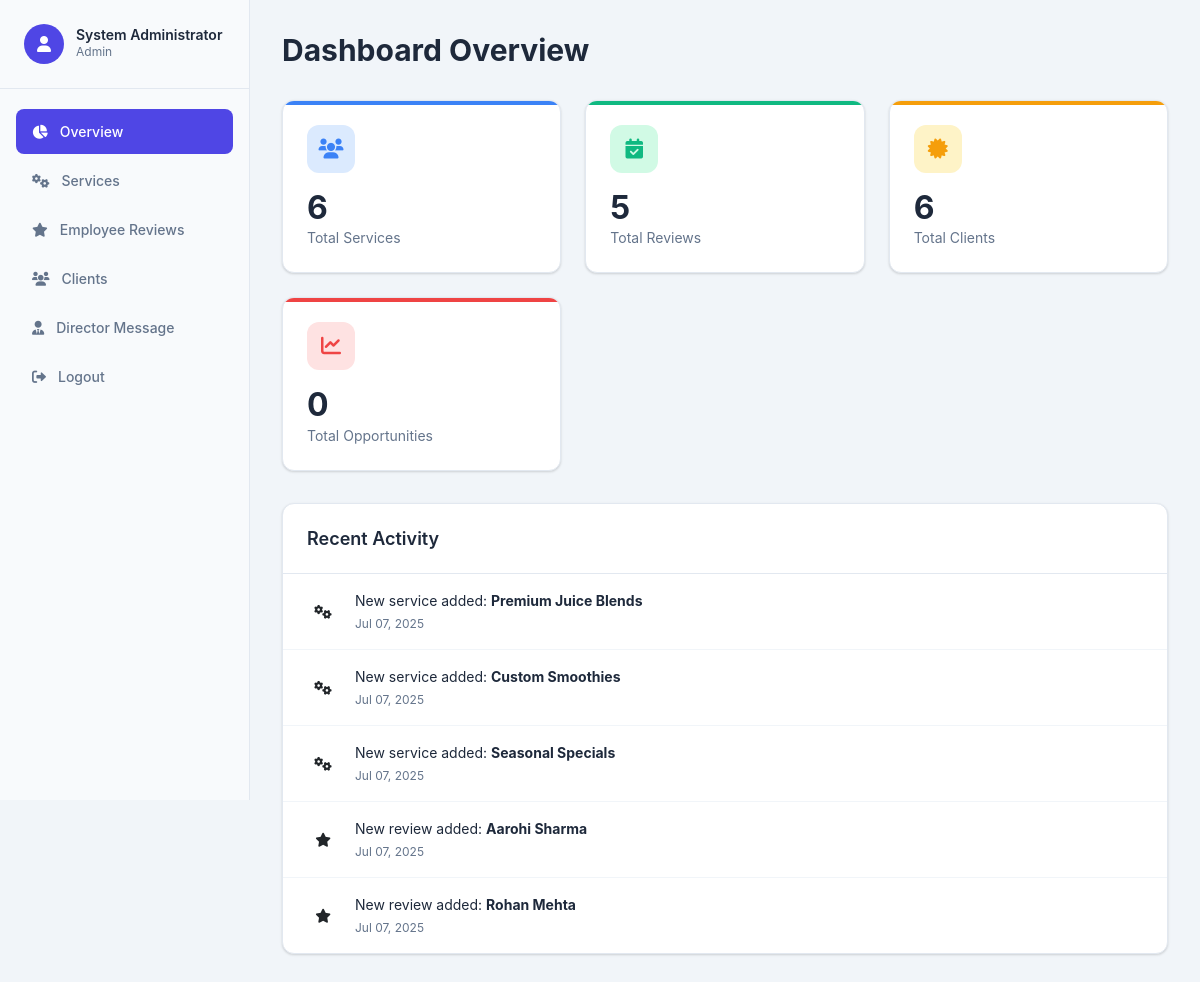
Page /index.php (signed in) on the committed database.
### tables this page shows
CREATE TABLE services (
    id INT AUTO_INCREMENT PRIMARY KEY,
    title VARCHAR(255) NOT NULL,
    description TEXT NOT NULL,
    category VARCHAR(50) NOT NULL,
    color VARCHAR(100),
    hover_color VARCHAR(100),
    icon_class VARCHAR(50),
    extra_info TEXT,
    created_at TIMESTAMP DEFAULT CURRENT_TIMESTAMP,
    updated_at TIMESTAMP DEFAULT CURRENT_TIMESTAMP ON UPDATE CURRENT_TIMESTAMP
);

CREATE TABLE employee_reviews (
    id INT AUTO_INCREMENT PRIMARY KEY,
    name VARCHAR(255) NOT NULL,
    image_url VARCHAR(500),
    review_text TEXT NOT NULL,
    card_class VARCHAR(50),
    background_color VARCHAR(100),
    rotation VARCHAR(20),
    created_at TIMESTAMP DEFAULT CURRENT_TIMESTAMP,
    updated_at TIMESTAMP DEFAULT CURRENT_TIMESTAMP ON UPDATE CURRENT_TIMESTAMP
);

### index.php (the view, shortened to what this page needs)
<?php
$database = new Database();
$db = $database->getConnection();
$services_count = $db->query("SELECT COUNT(*) FROM services")->fetchColumn();
$reviews_count = $db->query("SELECT COUNT(*) FROM employee_reviews")->fetchColumn();
$clients_count = $db->query("SELECT COUNT(*) FROM clients")->fetchColumn();
$recent_services = $db->query("SELECT title, created_at FROM services ORDER BY created_at DESC LIMIT 5")->fetchAll(PDO::FETCH_ASSOC);
$recent_reviews = $db->query("SELECT name, created_at FROM employee_reviews ORDER BY created_at DESC LIMIT 5")->fetchAll(PDO::FETCH_ASSOC);
?>
<!DOCTYPE html>
<html lang="en">
<head>
    <link href="https://cdn.jsdelivr.net/npm/bootstrap@5.1.3/dist/css/bootstrap.min.css" rel="stylesheet">
    <link href="https://cdnjs.cloudflare.com/ajax/libs/font-awesome/6.0.0/css/all.min.css" rel="stylesheet">
</head>
<body>
    <div class="sidebar">
        <div class="user-profile">
            <div class="user-avatar">
                <i class="fas fa-user"></i>
            </div>
            <div class="user-info">
                <h6>System Administrator</h6>
                <p>Admin</p>
            </div>
        </div>
        <nav class="nav-menu">
            <div class="nav-item">
                <a class="nav-link active" href="index.php">
                    <i class="fas fa-chart-pie"></i>
                    Overview
                </a>
            </div>
            <div class="nav-item">
                <a class="nav-link" href="services.php">
                    <i class="fas fa-cogs"></i>
                    Services
                </a>
            </div>
            <div class="nav-item">
                <a class="nav-link" href="reviews.php">
                    <i class="fas fa-star"></i>
                    Employee Reviews
                </a>
            </div>
            <div class="nav-item">
                <a class="nav-link" href="clients.php">
                    <i class="fas fa-users"></i>
                    Clients
                </a>
            </div>
            <div class="nav-item">
                <a class="nav-link" href="director.php">
                    <i class="fas fa-user-tie"></i>
                    Director Message
                </a>
            </div>
            <div class="nav-item">
                <a class="nav-link" href="logout.php">
                    <i class="fas fa-sign-out-alt"></i>
                    Logout
                </a>
            </div>
        </nav>
    </div>
    <div class="main-content">
        <div class="page-header">
            <h1 class="page-title">Dashboard Overview</h1>
        </div>
        <div class="stats-grid">
            <div class="stat-card blue">
                <div class="stat-icon blue">
                    <i class="fas fa-users"></i>
                </div>
                <h2 class="stat-number"><?php echo $services_count; ?></h2>
                <p class="stat-label">Total Services</p>
            </div>
            <div class="stat-card green">
                <div class="stat-icon green">
                    <i class="fas fa-calendar-check"></i>
                </div>
                <h2 class="stat-number"><?php echo $reviews_count; ?></h2>
                <p class="stat-label">Total Reviews</p>
            </div>
            <div class="stat-card yellow">
                <div class="stat-icon yellow">
                    <i class="fas fa-certificate"></i>
                </div>
                <h2 class="stat-number"><?php echo $clients_count; ?></h2>
                <p class="stat-label">Total Clients</p>
            </div>
            <div class="stat-card red">
                <div class="stat-icon red">
                    <i class="fas fa-chart-line"></i>
                </div>
                <h2 class="stat-number">0</h2>
                <p class="stat-label">Total Opportunities</p>
            </div>
        </div>
        <div class="activity-card">
            <div class="activity-header">
                <h3 class="activity-title">Recent Activity</h3>
            </div>
            <div class="activity-list">
                <?php if (!empty($recent_services)): ?>
                    <?php foreach (array_slice($recent_services, 0, 3) as $service): ?>
                        <div class="activity-item">
                            <div class="activity-icon blue">
                                <i class="fas fa-cogs"></i>
                            </div>
                            <div class="activity-content">
                                <p class="activity-text">New service added: <strong><?php echo htmlspecialchars($service['title']); ?></strong></p>
                                <p class="activity-date"><?php echo $service['created_at'] ? date('M d, Y', strtotime($service['created_at'])) : 'Recently'; ?></p>
                            </div>
                        </div>
                    <?php endforeach; ?>
                <?php endif; ?>
                <?php if (!empty($recent_reviews)): ?>
                    <?php foreach (array_slice($recent_reviews, 0, 2) as $review): ?>
                        <div class="activity-item">
                            <div class="activity-icon green">
                                <i class="fas fa-star"></i>
                            </div>
                            <div class="activity-content">
                                <p class="activity-text">New review added: <strong><?php echo htmlspecialchars($review['name']); ?></strong></p>
                                <p class="activity-date"><?php echo $review['created_at'] ? date('M d, Y', strtotime($review['created_at'])) : 'Recently'; ?></p>
                            </div>
                        </div>
                    <?php endforeach; ?>
                <?php endif; ?>
            </div>
        </div>
    </div>
</body>
</html>

### index.php (style rules this page uses)
:root { --primary-blue: #4f46e5; --sidebar-bg: #f8fafc; --card-shadow: 0 1px 3px 0 rgba(0, 0, 0, 0.1), 0 1px 2px 0 rgba(0, 0, 0, 0.06); --border-color: #e2e8f0; }
body { background-color: #f1f5f9; font-family: -apple-system, BlinkMacSystemFont, "Segoe UI", Roboto, "Helvetica Neue", Arial, sans-serif; }
.sidebar { background-color: var(--sidebar-bg); border-right: 1px solid var(--border-color); min-height: 100vh; width: 250px; position: fixed; left: 0; top: 0; z-index: 1000; }
.sidebar .user-profile { padding: 1.5rem; border-bottom: 1px solid var(--border-color); display: flex; align-items: center; gap: 0.75rem; }
.sidebar .user-avatar { width: 40px; height: 40px; background: var(--primary-blue); border-radius: 50%; display: flex; align-items: center; justify-content: center; color: white; font-weight: 600; }
.sidebar .user-info h6 { margin: 0; font-size: 0.875rem; font-weight: 600; color: #1e293b; }
.sidebar .user-info p { margin: 0; font-size: 0.75rem; color: #64748b; }
.nav-menu { padding: 1rem 0; }
.nav-menu .nav-item { margin: 0.25rem 1rem; }
.nav-menu .nav-link { color: #64748b !important; padding: 0.75rem 1rem; border-radius: 8px; display: flex; align-items: center; gap: 0.75rem; text-decoration: none; font-size: 0.875rem; font-weight: 500; transition: all 0.2s; }
.nav-menu .nav-link.active { background-color: var(--primary-blue); color: white !important; }
.main-content { margin-left: 250px; padding: 2rem; }
.page-header { margin-bottom: 2rem; }
.page-title { font-size: 1.875rem; font-weight: 700; color: #1e293b; margin: 0; }
.stats-grid { display: grid; grid-template-columns: repeat(auto-fit, minmax(250px, 1fr)); gap: 1.5rem; margin-bottom: 2rem; }
.stat-card { background: white; border-radius: 12px; padding: 1.5rem; box-shadow: var(--card-shadow); border: 1px solid var(--border-color); position: relative; overflow: hidden; }
.stat-card::before { content: ''; position: absolute; top: 0; left: 0; right: 0; height: 4px; }
.stat-card.blue::before { background: #3b82f6; }
.stat-card.green::before { background: #10b981; }
.stat-card.yellow::before { background: #f59e0b; }
.stat-card.red::before { background: #ef4444; }
.stat-icon { width: 48px; height: 48px; border-radius: 12px; display: flex; align-items: center; justify-content: center; font-size: 1.25rem; margin-bottom: 1rem; }
.stat-icon.blue { background: #dbeafe; color: #3b82f6; }
.stat-icon.green { background: #d1fae5; color: #10b981; }
.stat-icon.yellow { background: #fef3c7; color: #f59e0b; }
.stat-icon.red { background: #fee2e2; color: #ef4444; }
.stat-number { font-size: 2rem; font-weight: 700; color: #1e293b; margin: 0; }
.stat-label { font-size: 0.875rem; color: #64748b; margin: 0; }
.activity-card { background: white; border-radius: 12px; box-shadow: var(--card-shadow); border: 1px solid var(--border-color); }
.activity-header { padding: 1.5rem 1.5rem 0; border-bottom: 1px solid var(--border-color); margin-bottom: 0; }
.activity-title { font-size: 1.125rem; font-weight: 600; color: #1e293b; margin: 0 0 1.5rem 0; }
.activity-list { padding: 0; margin: 0; }
.activity-item { padding: 1rem 1.5rem; border-bottom: 1px solid #f1f5f9; display: flex; align-items: center; gap: 1rem; }
.activity-item:last-child { border-bottom: none; }
.activity-icon { width: 32px; height: 32px; border-radius: 8px; display: flex; align-items: center; justify-content: center; font-size: 0.875rem; flex-shrink: 0; }
.activity-content { flex: 1; }
.activity-text { font-size: 0.875rem; color: #1e293b; margin: 0 0 0.25rem 0; }
.activity-date { font-size: 0.75rem; color: #64748b; margin: 0; }

### rows in the picture
services: title "Premium Juice Blends", created_at "Jul 07, 2025"
services: title "Custom Smoothies", created_at "Jul 07, 2025"
services: title "Seasonal Specials", created_at "Jul 07, 2025"
employee_reviews: name "Aarohi Sharma", created_at "Jul 07, 2025"
employee_reviews: name "Rohan Mehta", created_at "Jul 07, 2025"

### other values in the picture
$services_count "6"
$reviews_count "5"
$clients_count "6"
